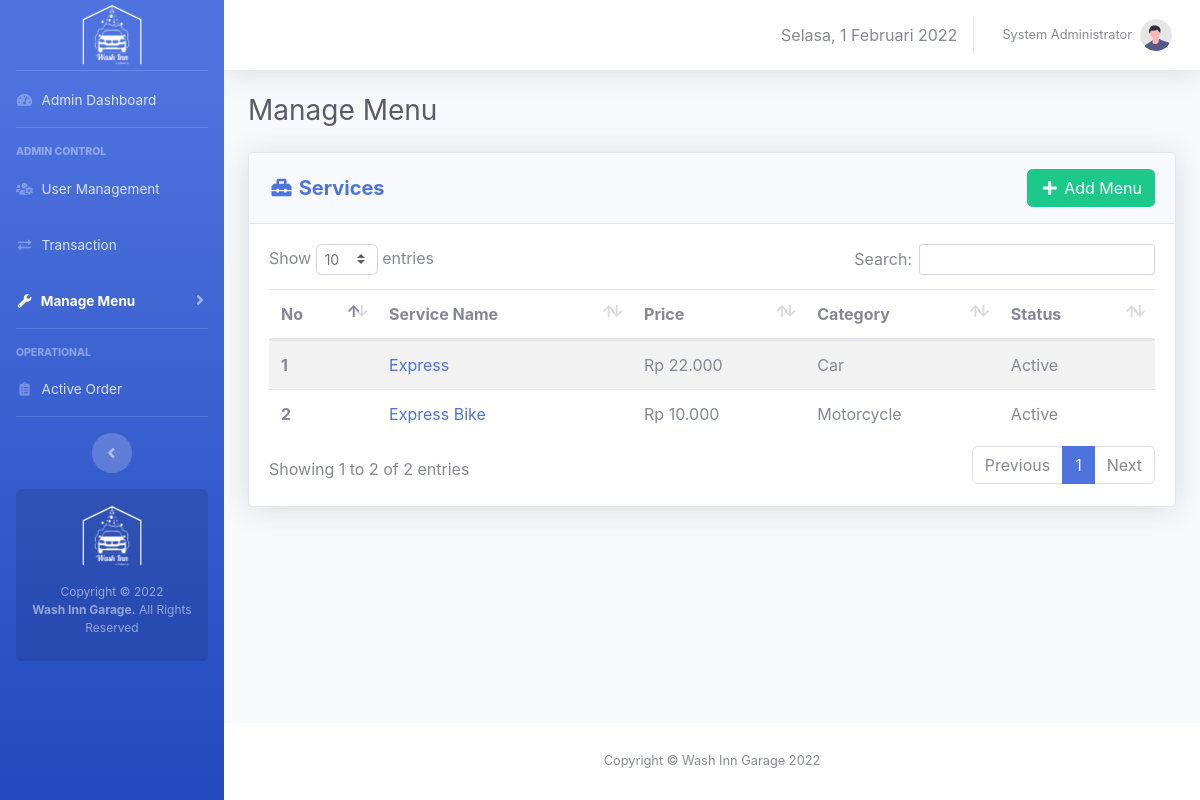
Before: /admin/service-menu.php (signed in) with the older database file.
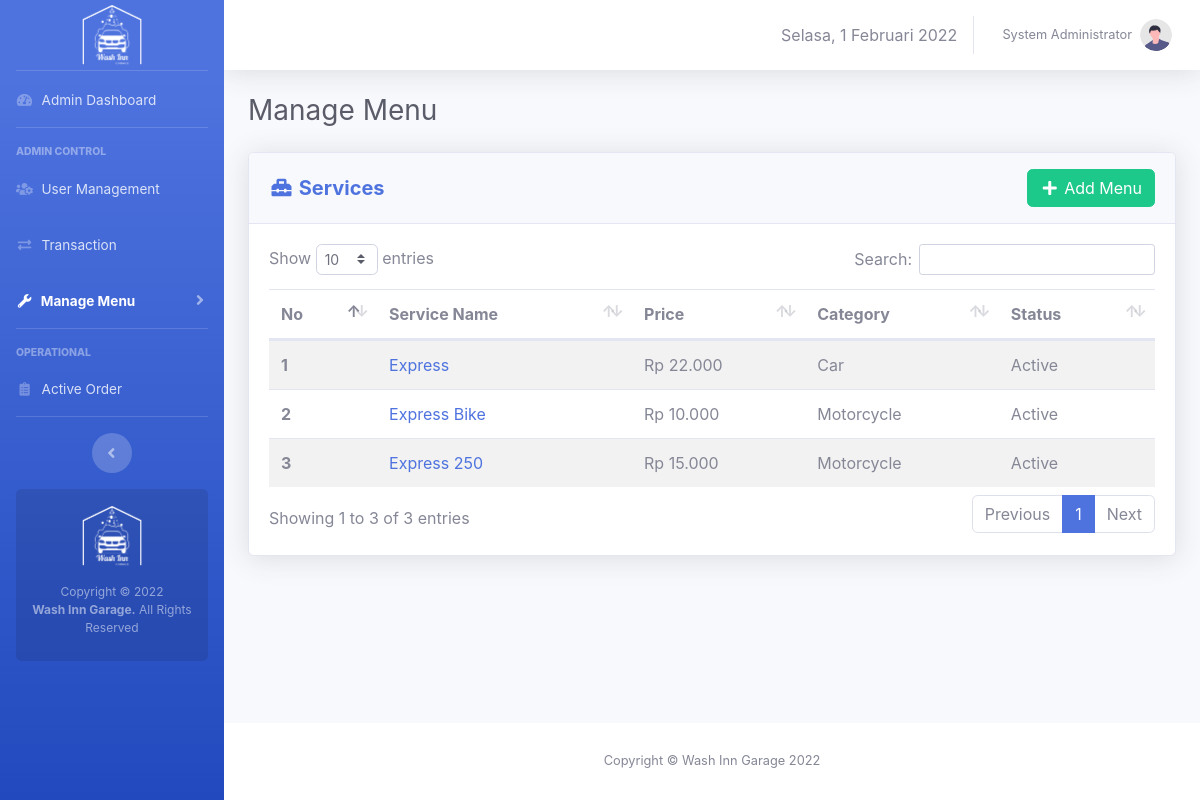
After: the same page with the newer database file.
### tables this page shows
CREATE TABLE `menus` (
  `id` int(10) NOT NULL,
  `type` enum('service','merchandise','food','beverage') NOT NULL,
  `category` enum('Car','Motorcycle') DEFAULT NULL,
  `name` varchar(50) NOT NULL,
  `price` int(20) NOT NULL,
  `image` varchar(100) DEFAULT 'no-thumbnail.jpg',
  `description` varchar(1000) DEFAULT NULL,
  `stock` int(10) DEFAULT NULL,
  `poin` int(11) NOT NULL,
  `status` enum('active','inactive','out of stock') NOT NULL
);

### core/init.php (called while the page is built, shortened)
<?php
if (!empty($_SERVER['HTTPS']) && ('on' == $_SERVER['HTTPS'])) {
  $home = 'https://';
} else {
  $home = 'http://';
}
$home   .= $_SERVER['HTTP_HOST'] . '/washinngarage';
$assets  = $home . '/assets';

### admin/service-menu.php (the view, shortened to what this page needs)
<?php
require_once 'admin-only.php';
$i = 1;
$query_getServices = "SELECT * FROM menus WHERE type = 'service'";
$execute_getServices = mysqli_query($link, $query_getServices);
?>
<!DOCTYPE html>
<html>
<head>
  <link rel="stylesheet" type="text/css" href="<?= $assets ?>/css/sb-admin-2.min.css">
  <link href="<?= $assets ?>/vendor/fontawesome-free/css/all.min.css" rel="stylesheet" type="text/css">
  <link href="<?= $assets ?>/vendor/datatables/dataTables.bootstrap4.min.css" rel="stylesheet">
</head>
<body class="page-top">
  <div id="wrapper">
    <?php require_once 'view-template/sidebar.php'; ?>
    <div id="content-wrapper" class="d-flex flex-column">
      <div id="content">
        <?php require_once 'view-template/topbar.php'; ?>
        <div class="container-fluid">
          <div class="d-sm-flex align-items-center justify-content-between mb-4">
            <h1 class="h3 mb-0 text-gray-800">Manage Menu </h1>
          </div>
          <div class="row">
            <div class="col-xl-12 col-lg-12" id="panelUtama">
              <div class="card shadow mb-4">
                <div class="card-header py-3 d-flex flex-row align-items-center justify-content-between">
                  <h5 class="m-0 font-weight-bold text-primary"><i class="fas fa-toolbox fa-fw"></i> Services</h5>
                  <a data-toggle="modal" data-target="#addMenuModal" class="btn btn-success"><i class="fas fa-plus fa-fw"></i> Add Menu</a>
                </div>
                <div class="card-body">
                  <table class="table table-striped" id="services">
                    <thead>
                      <tr>
                        <th scope="col">No</th>
                        <th scope="col">Service Name</th>
                        <th scope="col">Price</th>
                        <th scope="col">Category</th>
                        <th scope="col">Status</th>
                      </tr>
                    </thead>
                    <tbody>
                      <?php while ($service = mysqli_fetch_assoc($execute_getServices)) {
                        $status = ($service['status'] == 'active') ? 'Active' : 'Inactive';
                        $type = ($service['type'] == 'service') ? 'Service' : 'other';
                        $price = 'Rp ' . number_format($service['price'], 0, ',', '.')
                      ?>
                        <tr onclick="openDetail('<?= $service['image'] . '\',\'' . $service['name'] . '\',\'' . $type . '\',\'' . $service['category'] . '\',\'' . $price . '\',\'' . $status . '\',\'' . $service['description'] . '\',\'' . $service['id'] . '\',\'' . $service['price'] . '\',\'' . $service['poin'] ?>')">
                          <th scope="row"><?= $i ?></th>
                          <td><a href="#" class="text-decoration-none"><?= $service['name'] ?></a></td>
                          <td><?= $price ?></td>
                          <td><?= $service['category'] ?></td>
                          <td><?= $status ?></td>
                        </tr>
                      <?php $i++;
                      } ?>
                    </tbody>
                  </table>
                </div>
              </div>
            </div>
          </div>
        </div>
      </div>
      <?php require_once "view-template/footer.php" ?>
    </div>
  </div>
</body>
</html>

Changed rows visible on the page:
added menus: name "Express 250", price "Rp 15.000", category "Motorcycle", status "Active"
Other visible differences:
text written by a page script: "Show entries Search: Showing 1 to 2 of 2 entries Previous 1 Next" → "Show entries Search: Showing 1 to 3 of 3 entries Previous 1 Next"
